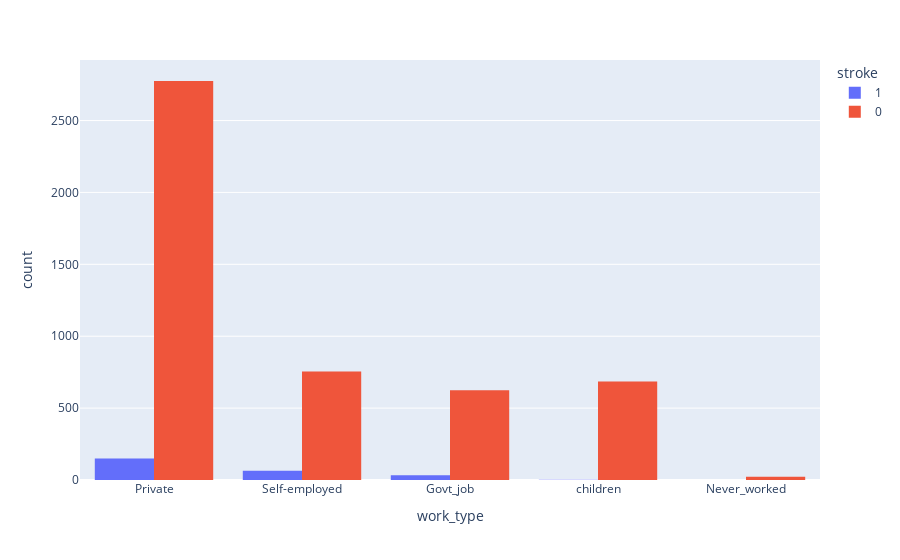

Write notebook code for a chart like this one.
### Code cell
fig = px.histogram(df, x = "work_type", color = "stroke", barmode='group')
fig.show()

### Figure 1 — Plotly figure (JSON) as saved in the notebook; plotly's stock layout.template omitted (floating-point values rounded to 4 significant figures; data arrays with more than 128 entries replaced by an {"elided": "..."} marker saying what was removed)
{"data": [{"alignmentgroup": "True", "bingroup": "x", "hovertemplate": "stroke=1<br>work_type=%{x}<br>count=%{y}<extra></extra>", "legendgroup": "1", "marker": {"color": "#636efa", "pattern": {"shape": ""}}, "name": "1", "offsetgroup": "1", "orientation": "v", "showlegend": true, "type": "histogram", "x": {"elided": "249 str values"}, "xaxis": "x", "yaxis": "y"}, {"alignmentgroup": "True", "bingroup": "x", "hovertemplate": "stroke=0<br>work_type=%{x}<br>count=%{y}<extra></extra>", "legendgroup": "0", "marker": {"color": "#EF553B", "pattern": {"shape": ""}}, "name": "0", "offsetgroup": "0", "orientation": "v", "showlegend": true, "type": "histogram", "x": {"elided": "4860 str values"}, "xaxis": "x", "yaxis": "y"}], "layout": {"barmode": "group", "legend": {"title": {"text": "stroke"}, "tracegroupgap": 0}, "margin": {"t": 60}, "xaxis": {"anchor": "y", "domain": [0, 1], "title": {"text": "work_type"}}, "yaxis": {"anchor": "x", "domain": [0, 1], "title": {"text": "count"}}}}
